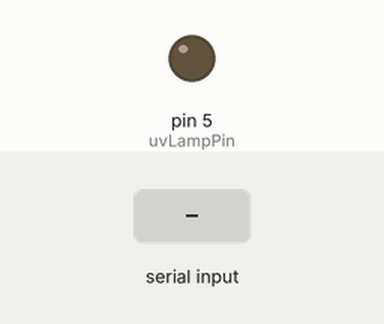
This sketch was run on a simulated Arduino Uno, built with avr-gcc and run on an emulated ATmega328P. Parts: output pins drawn as LEDs (lit = HIGH). The inputs (shaded band) are chosen by the test bench. What the sketch prints to the serial monitor is not drawn.

Above: at 1.2 s.
1.3 s: "90,45\n" received over Serial
At 2.0 s:
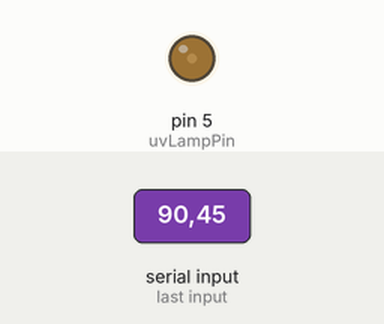
2.8 s: "30,150\n" received over Serial
At 3.1 s:
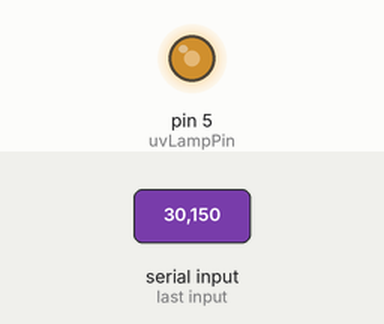
4.3 s: "200\n" received over Serial
At 5.5 s:
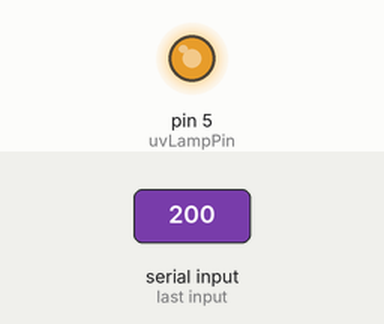
5.8 s: "90\n" received over Serial
At 6.6 s:
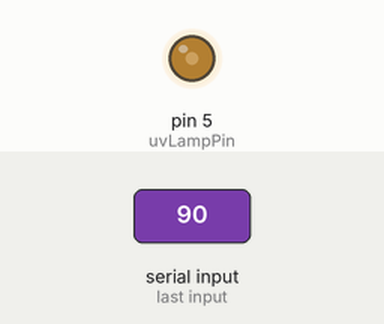
Timing chart, 0 to 8.3 s (numbered marks = the images above; inputs shaded):
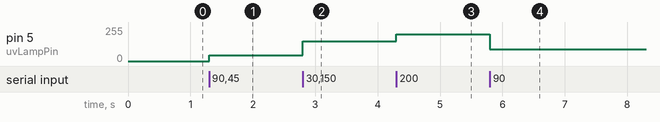

The sketch:

Uvlamp_pwm.ino
```cpp
// 5번 핀 (PWM 지원 핀)에 연결
const int uvLampPin = 5;

void setup() {
  pinMode(uvLampPin, OUTPUT);
  // 속도 115200으로 설정 (시리얼 모니터 설정과 일치시키세요)
  Serial.begin(115200);
  Serial.println("UV 램프 제어 모드 (0~255 입력)");
}

void loop() {
  if (Serial.available() > 0) {
    // 숫자를 읽어옵니다
    int pwmValue = Serial.parseInt();

    // 버퍼에 남아있는 줄바꿈 문자 등을 깔끔하게 비웁니다.
    while(Serial.available() > 0) Serial.read();

    // 0~255 범위 내일 때만 동작하도록 제한
    if (pwmValue >= 0 && pwmValue <= 255) {
      analogWrite(uvLampPin, pwmValue);
      Serial.print("UV 강도 설정값: ");
      Serial.println(pwmValue);
    }
  }
}
```

Measured:
- after the input at 1.3 s, pin 5 (uvLampPin): 0/255 → 45/255 at once
- after the input at 2.8 s, pin 5 (uvLampPin): 45/255 → 150/255 at once
- after the input at 4.3 s, pin 5 (uvLampPin): 150/255 → 200/255 at once
- after the input at 5.8 s, pin 5 (uvLampPin): 200/255 → 90/255 at once
